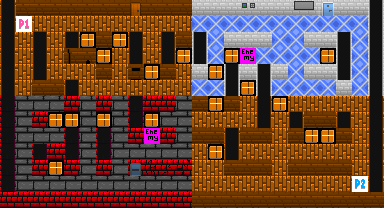

The image is a tile-based game level rendered from a .tmx file. Its description and complete source (layers, tilesets, objects, tile grids) follow:
An orthogonal 24x13 tile map with 16x16 px tiles, 1 tile layer (Tile Layer 1).

<map version="1.5" tiledversion="1.5.0" orientation="orthogonal" renderorder="right-down" width="24" height="13" tilewidth="16" tileheight="16" infinite="0" nextlayerid="3" nextobjectid="1">
 <tileset firstgid="1" name="map-tiles" tilewidth="16" tileheight="16" tilecount="64" columns="8">
  <image source="map-tiles.png" width="128" height="128" />
  <tile id="7">
   <properties>
    <property name="walkable" type="bool" value="true" />
   </properties>
  </tile>
 </tileset>
 <layer id="1" name="Tile Layer 1" width="24" height="13">
  <data encoding="csv">
15,9,9,9,9,9,9,9,10,9,9,9,1,1,1,3,1,1,4,5,2,1,1,7,
15,25,14,14,14,14,14,14,14,14,14,14,6,6,6,6,6,6,6,6,6,6,6,7,
15,14,15,14,15,39,9,39,15,14,15,9,7,6,1,1,1,6,6,1,1,7,6,7,
15,14,15,14,11,13,39,14,15,14,15,39,7,6,39,29,6,6,6,6,39,7,6,7,
15,14,15,14,14,14,9,14,12,39,9,14,1,39,7,1,7,1,6,1,1,7,6,7,
15,14,9,9,15,14,14,14,14,14,14,14,6,6,7,39,7,6,6,6,6,1,6,7,
23,22,22,22,17,22,17,22,23,17,17,22,9,39,9,14,15,39,14,14,14,14,14,15,
23,22,17,39,39,22,39,22,23,39,22,22,14,14,14,14,15,14,15,9,9,15,14,15,
23,22,22,22,23,22,23,22,17,29,17,22,9,9,15,9,9,14,9,39,39,9,14,15,
23,22,23,17,23,22,23,22,22,22,22,22,14,39,15,14,14,14,14,14,14,14,14,15,
23,22,17,39,17,22,17,22,18,19,20,21,14,14,9,9,9,14,9,9,9,9,14,15,
23,22,22,22,22,22,22,22,22,22,22,22,14,14,14,14,14,14,14,14,14,14,26,15,
17,17,17,17,17,17,17,17,17,17,17,17,9,9,9,9,9,9,9,9,9,9,9,9
</data>
 </layer>
</map>